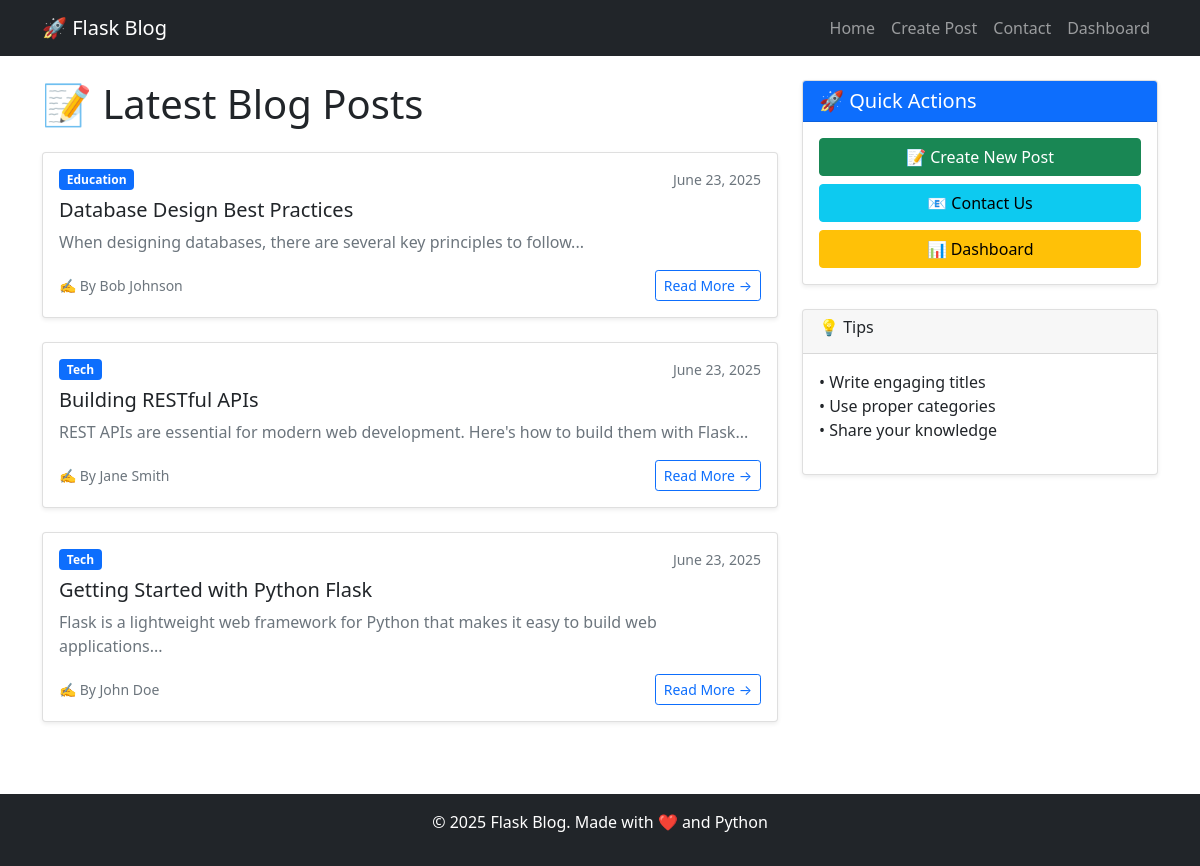
The page / on the database its author committed.
### flask_blog_app.py (models this page shows, shortened)
class Post(db.Model):
    id = db.Column(db.Integer, primary_key=True)
    title = db.Column(db.String(100), nullable=False)
    content = db.Column(db.Text, nullable=False)
    author = db.Column(db.String(50), nullable=False)
    category = db.Column(db.String(50), nullable=False)
    date_posted = db.Column(db.DateTime, nullable=False, default=datetime.utcnow)

### flask_blog_app.py (the view)
@app.route('/')
def home():
    page = request.args.get('page', 1, type=int)
    posts = Post.query.order_by(Post.date_posted.desc()).paginate(
        page=page, per_page=5, error_out=False
    )
    return render_template('home.html', posts=posts)

### templates/home.html (shortened to what this page needs)
{% extends "base.html" %}
{% block content %}
<div class="row">
    <div class="col-md-8">
        <h1 class="mb-4">📝 Latest Blog Posts</h1>
        {% if posts.items %}
            {% for post in posts.items %}
                <div class="card mb-4 shadow-sm">
                    <div class="card-body">
                        <div class="d-flex justify-content-between align-items-center mb-2">
                            <span class="badge bg-primary">{{ post.category.title() }}</span>
                            <small class="text-muted">{{ post.date_posted.strftime('%B %d, %Y') }}</small>
                        </div>
                        <h5 class="card-title">{{ post.title }}</h5>
                        <p class="card-text text-muted">{{ post.content[:200] }}{% if post.content|length > 200 %}...{% endif %}</p>
                        <div class="d-flex justify-content-between align-items-center">
                            <small class="text-muted">
                                ✍️ By {{ post.author }}
                            </small>
                            <a href="{{ url_for('post_detail', post_id=post.id) }}" class="btn btn-outline-primary btn-sm">Read More →</a>
                        </div>
                    </div>
                </div>
            {% endfor %}
        {% else %}
            <div class="text-center py-5">
                <h3>📄 No posts yet!</h3>
                <p class="text-muted">Be the first to share something awesome.</p>
                <a href="{{ url_for('create_post') }}" class="btn btn-primary">✨ Create First Post</a>
            </div>
        {% endif %}
    </div>
    <div class="col-md-4">
        <div class="card shadow-sm">
            <div class="card-header bg-primary text-white">
                <h5 class="mb-0">🚀 Quick Actions</h5>
            </div>
            <div class="card-body">
                <a href="{{ url_for('create_post') }}" class="btn btn-success mb-2 w-100">📝 Create New Post</a>
                <a href="{{ url_for('contact') }}" class="btn btn-info mb-2 w-100">📧 Contact Us</a>
                <a href="{{ url_for('dashboard') }}" class="btn btn-warning w-100">📊 Dashboard</a>
            </div>
        </div>
        <div class="card shadow-sm mt-4">
            <div class="card-header">
                <h6>💡 Tips</h6>
            </div>
            <div class="card-body">
                <ul class="list-unstyled">
                    <li>• Write engaging titles</li>
                    <li>• Use proper categories</li>
                    <li>• Share your knowledge</li>
                </ul>
            </div>
        </div>
    </div>
</div>
{% endblock %}

### templates/base.html (shortened to what this page needs)
<!DOCTYPE html>
<html lang="en">
<head>
    <link href="https://cdn.jsdelivr.net/npm/bootstrap@5.1.3/dist/css/bootstrap.min.css" rel="stylesheet">
</head>
<body>
    <nav class="navbar navbar-expand-lg navbar-dark bg-dark">
        <div class="container">
            <a class="navbar-brand" href="{{ url_for('home') }}">🚀 Flask Blog</a>
            <div class="navbar-nav ms-auto">
                <a class="nav-link" href="{{ url_for('home') }}">Home</a>
                <a class="nav-link" href="{{ url_for('create_post') }}">Create Post</a>
                <a class="nav-link" href="{{ url_for('contact') }}">Contact</a>
                <a class="nav-link" href="{{ url_for('dashboard') }}">Dashboard</a>
            </div>
        </div>
    </nav>
    <div class="container mt-4">
        {% block content %}{% endblock %}
    </div>
    <footer class="bg-dark text-white text-center py-3 mt-5">
        <div class="container">
            <p>&copy; 2025 Flask Blog. Made with ❤️ and Python</p>
        </div>
    </footer>
</body>
</html>

### rows shown on the page
Post: category "Education", date_posted "June 23, 2025", title "Database Design Best Practices", content "When designing databases, there are several key principles to follow...", author "Bob Johnson"
Post: category "Tech", date_posted "June 23, 2025", title "Building RESTful APIs", content "REST APIs are essential for modern web development. Here's how to build them with Flask...", author "Jane Smith"
Post: category "Tech", date_posted "June 23, 2025", title "Getting Started with Python Flask", content "Flask is a lightweight web framework for Python that makes it easy to build web applications...", author "John Doe"
